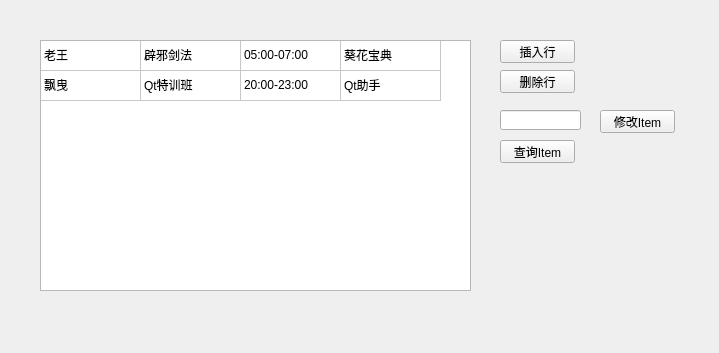
<?xml version="1.0" encoding="UTF-8"?>
<ui version="4.0">
 <class>Widget</class>
 <widget class="QWidget" name="Widget">
  <property name="geometry">
   <rect>
    <x>0</x>
    <y>0</y>
    <width>719</width>
    <height>353</height>
   </rect>
  </property>
  <property name="windowTitle">
   <string>Widget</string>
  </property>
  <widget class="QTableWidget" name="tableWidget">
   <property name="geometry">
    <rect>
     <x>40</x>
     <y>40</y>
     <width>431</width>
     <height>251</height>
    </rect>
   </property>
   <attribute name="horizontalHeaderVisible">
    <bool>false</bool>
   </attribute>
   <attribute name="verticalHeaderVisible">
    <bool>false</bool>
   </attribute>
   <attribute name="verticalHeaderHighlightSections">
    <bool>false</bool>
   </attribute>
   <row>
    <property name="text">
     <string>1</string>
    </property>
   </row>
   <row>
    <property name="text">
     <string>2</string>
    </property>
   </row>
   <column>
    <property name="text">
     <string>老师名字</string>
    </property>
   </column>
   <column>
    <property name="text">
     <string>课程名称</string>
    </property>
   </column>
   <column>
    <property name="text">
     <string>上课时间</string>
    </property>
   </column>
   <column>
    <property name="text">
     <string>课后读物</string>
    </property>
   </column>
   <item row="0" column="0">
    <property name="text">
     <string>老王</string>
    </property>
   </item>
   <item row="0" column="1">
    <property name="text">
     <string>辟邪剑法</string>
    </property>
   </item>
   <item row="0" column="2">
    <property name="text">
     <string>05:00-07:00</string>
    </property>
   </item>
   <item row="0" column="3">
    <property name="text">
     <string>葵花宝典</string>
    </property>
   </item>
   <item row="1" column="0">
    <property name="text">
     <string>飘曳</string>
    </property>
   </item>
   <item row="1" column="1">
    <property name="text">
     <string>Qt特训班</string>
    </property>
   </item>
   <item row="1" column="2">
    <property name="text">
     <string>20:00-23:00</string>
    </property>
   </item>
   <item row="1" column="3">
    <property name="text">
     <string>Qt助手</string>
    </property>
   </item>
  </widget>
  <widget class="QPushButton" name="pushButtonInsertLine">
   <property name="geometry">
    <rect>
     <x>500</x>
     <y>40</y>
     <width>75</width>
     <height>23</height>
    </rect>
   </property>
   <property name="text">
    <string>插入行</string>
   </property>
  </widget>
  <widget class="QPushButton" name="pushButtonDeleteLine">
   <property name="geometry">
    <rect>
     <x>500</x>
     <y>70</y>
     <width>75</width>
     <height>23</height>
    </rect>
   </property>
   <property name="text">
    <string>删除行</string>
   </property>
  </widget>
  <widget class="QPushButton" name="pushButtonRemakeItem">
   <property name="geometry">
    <rect>
     <x>600</x>
     <y>110</y>
     <width>75</width>
     <height>23</height>
    </rect>
   </property>
   <property name="text">
    <string>修改Item</string>
   </property>
  </widget>
  <widget class="QLineEdit" name="lineEdit">
   <property name="geometry">
    <rect>
     <x>500</x>
     <y>110</y>
     <width>81</width>
     <height>20</height>
    </rect>
   </property>
  </widget>
  <widget class="QPushButton" name="pushButtonQueryItem">
   <property name="geometry">
    <rect>
     <x>500</x>
     <y>140</y>
     <width>75</width>
     <height>23</height>
    </rect>
   </property>
   <property name="text">
    <string>查询Item</string>
   </property>
  </widget>
 </widget>
 <layoutdefault spacing="6" margin="11"/>
 <resources/>
 <connections/>
</ui>
